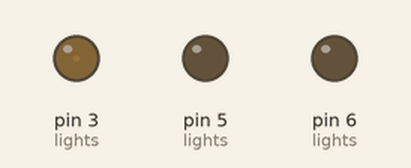
Simulated run of this sketch. Board: Arduino Uno, built with avr-gcc and run on an emulated ATmega328P. On the bench: output pins drawn as LEDs (lit = HIGH). Random numbers use the default seed unless the sketch sets one.

Above: at 0.05 s.
At 4.55 s:
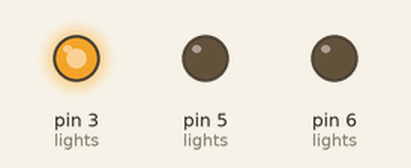
At 9.15 s:
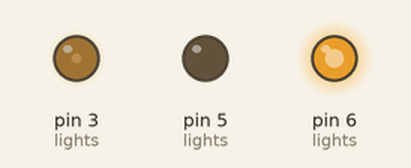
At 19.95 s:
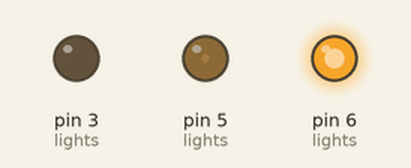
At 28.65 s:
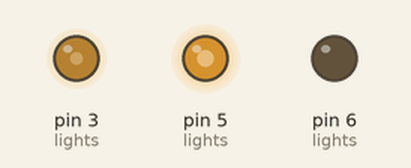
At 39.86 s:
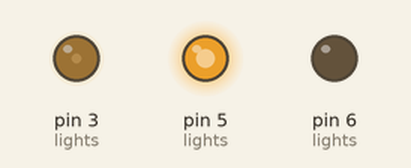
Timing chart, 0 to 40.0 s (numbered marks = the images above):
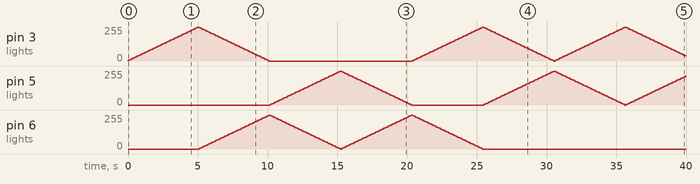

The sketch:

mood.ino
```cpp
#define RED 3
#define GREEN 5
#define BLUE 6

#define STEP 5

struct light {
	int pin;
	int val;
};

struct light lights[] = {
	{RED, 0},
	{GREEN, 0},
	{BLUE, 0},
};

#define NUM_LIGHTS (sizeof(lights) / sizeof(*lights))

// The light being faded out
static int out = 1;

// The light being faded in
static int in = 0;

void setup() {
	for (int i = 0; i < NUM_LIGHTS; i++) {
		pinMode(lights[i].pin, OUTPUT);
	}
}

void loop() {
	while (lights[in].val < 255) {
		lights[in].val += STEP;

		if (lights[out].val > 0) {
			lights[out].val -= STEP;
		}

		for (int i = 0; i < NUM_LIGHTS; i++) {
			analogWrite(lights[i].pin, lights[i].val);
		}

		delay(100);
	}

	int to = random(0, 2);
	for (int i = 0; i < NUM_LIGHTS; i++) {
		if (i != in && to-- == 0) {
			out = in;
			in = i;
			break;
		}
	}
}
```

Measured:
- by itself, pin 3 (lights): 0/255 → 5/255 at 0.00 s, → 10/255 0.10 s later, → 15/255 0.10 s later, → 20/255 0.10 s later, … (298 changes in this stretch)
